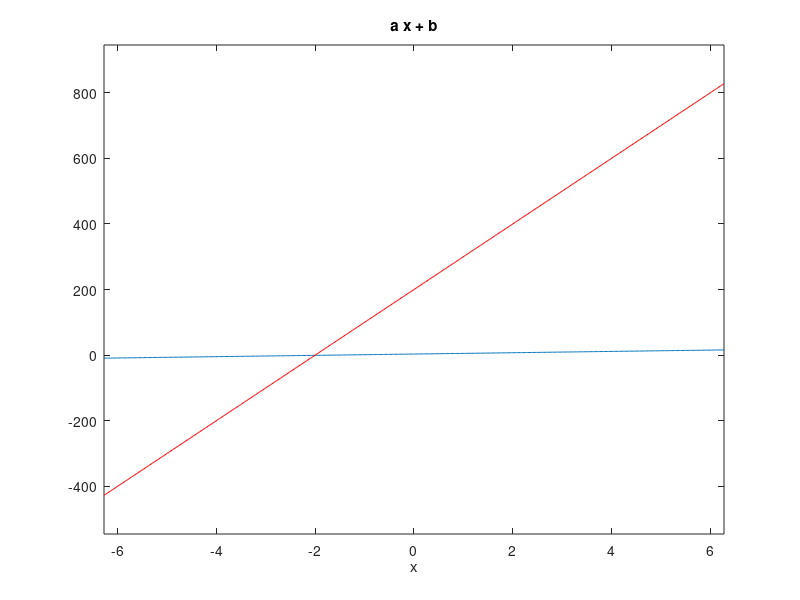

The MATLAB source for this figure:

% Copyright 2007 The MathWorks, Inc.

%% What type of function is fh a handle to?
a = 2;
b = 3;
fh = @(x) a*x + b;

%% 
% Call like any other function
fh(1:5)

%%
% Pass as input to other functions ("fun-funs")
ezplot(fh)

%%
% What if we lose or change a&b?
a = 100; b = 200;
fh(1:5)

%%
% Make a similar function
fh2 = @(x) a*x + b;
hold on;h2 = ezplot(fh2);set(h2, 'Color', 'r');
shg;

%%
% How do we figure out what's there?
f = functions(fh);
f.workspace{:}

%% (inline functions, optional)
% Create a function f,
a = 2;
b = 3;
f = inline('a*x + b','x','a','b');

%% 
% Evaluate the function
f(1:5,a,b)

%%
% What if we lose or change a&b?
a = 100; b = 200;
f(1:5,a,b)
